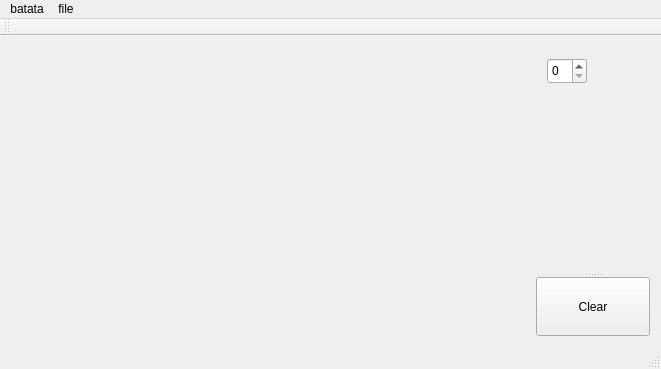
<?xml version="1.0" encoding="UTF-8"?>
<ui version="4.0">
 <class>MainWindow</class>
 <widget class="QMainWindow" name="MainWindow">
  <property name="geometry">
   <rect>
    <x>0</x>
    <y>0</y>
    <width>661</width>
    <height>369</height>
   </rect>
  </property>
  <property name="windowTitle">
   <string>MainWindow</string>
  </property>
  <widget class="QWidget" name="centralWidget">
   <layout class="QHBoxLayout" name="horizontalLayout">
    <item>
     <widget class="ploter" name="tela" native="true">
      <property name="minimumSize">
       <size>
        <width>519</width>
        <height>274</height>
       </size>
      </property>
     </widget>
    </item>
    <item>
     <widget class="QSplitter" name="splitter_2">
      <property name="orientation">
       <enum>Qt::Vertical</enum>
      </property>
      <widget class="QWidget" name="layoutWidget">
       <layout class="QVBoxLayout" name="verticalLayout">
        <item>
         <widget class="QSplitter" name="splitter">
          <property name="orientation">
           <enum>Qt::Vertical</enum>
          </property>
          <widget class="QSpinBox" name="Modo">
           <property name="maximumSize">
            <size>
             <width>40</width>
             <height>26</height>
            </size>
           </property>
           <property name="maximum">
            <number>2</number>
           </property>
          </widget>
         </widget>
        </item>
        <item>
         <spacer name="verticalSpacer">
          <property name="orientation">
           <enum>Qt::Vertical</enum>
          </property>
          <property name="sizeHint" stdset="0">
           <size>
            <width>20</width>
            <height>40</height>
           </size>
          </property>
         </spacer>
        </item>
       </layout>
      </widget>
      <widget class="QPushButton" name="clear">
       <property name="maximumSize">
        <size>
         <width>118</width>
         <height>72</height>
        </size>
       </property>
       <property name="text">
        <string>Clear</string>
       </property>
      </widget>
     </widget>
    </item>
   </layout>
  </widget>
  <widget class="QMenuBar" name="menuBar">
   <property name="geometry">
    <rect>
     <x>0</x>
     <y>0</y>
     <width>661</width>
     <height>22</height>
    </rect>
   </property>
   <widget class="QMenu" name="menubatata">
    <property name="title">
     <string>batata</string>
    </property>
    <addaction name="actionbat"/>
   </widget>
   <widget class="QMenu" name="menufile">
    <property name="title">
     <string>file</string>
    </property>
    <addaction name="actiondsad"/>
    <addaction name="actionsda"/>
   </widget>
   <addaction name="menubatata"/>
   <addaction name="menufile"/>
  </widget>
  <widget class="QToolBar" name="mainToolBar">
   <attribute name="toolBarArea">
    <enum>TopToolBarArea</enum>
   </attribute>
   <attribute name="toolBarBreak">
    <bool>false</bool>
   </attribute>
  </widget>
  <widget class="QStatusBar" name="statusBar"/>
  <action name="actionbat">
   <property name="text">
    <string>batatatatatatat</string>
   </property>
  </action>
  <action name="actiondsad">
   <property name="text">
    <string>dsad</string>
   </property>
  </action>
  <action name="actionsda">
   <property name="text">
    <string>sda</string>
   </property>
  </action>
 </widget>
 <layoutdefault spacing="6" margin="11"/>
 <customwidgets>
  <customwidget>
   <class>ploter</class>
   <extends>QWidget</extends>
   <header location="global">ploter.h</header>
   <container>1</container>
   <slots>
    <signal>mudaX(int)</signal>
    <signal>mudaY(int)</signal>
    <slot>setModo(int)</slot>
    <slot>clear(bool)</slot>
    <slot>clear()</slot>
   </slots>
  </customwidget>
 </customwidgets>
 <resources/>
 <connections>
  <connection>
   <sender>clear</sender>
   <signal>clicked()</signal>
   <receiver>tela</receiver>
   <slot>clear()</slot>
   <hints>
    <hint type="sourcelabel">
     <x>584</x>
     <y>284</y>
    </hint>
    <hint type="destinationlabel">
     <x>422</x>
     <y>282</y>
    </hint>
   </hints>
  </connection>
  <connection>
   <sender>Modo</sender>
   <signal>valueChanged(int)</signal>
   <receiver>tela</receiver>
   <slot>setModo(int)</slot>
   <hints>
    <hint type="sourcelabel">
     <x>558</x>
     <y>66</y>
    </hint>
    <hint type="destinationlabel">
     <x>467</x>
     <y>95</y>
    </hint>
   </hints>
  </connection>
 </connections>
</ui>
